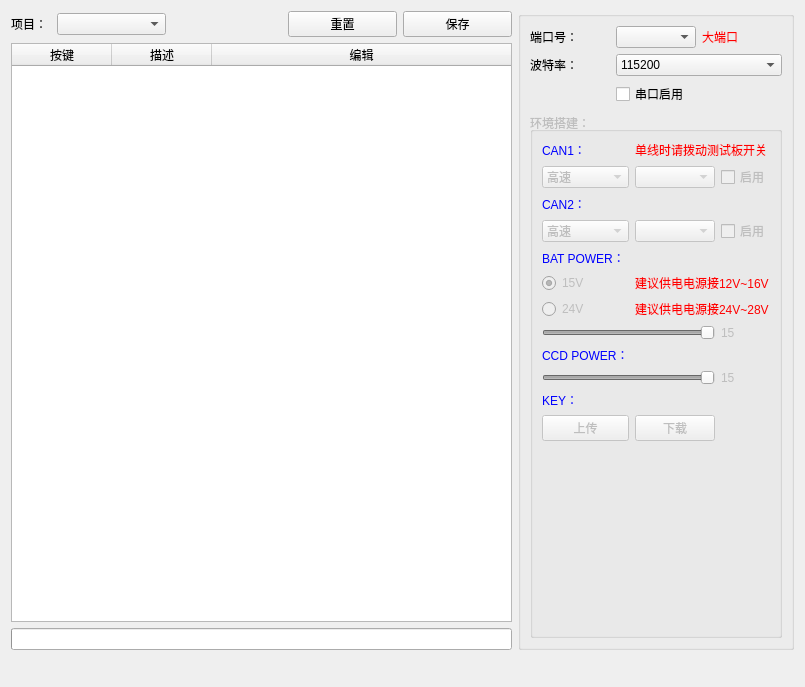
<?xml version="1.0" encoding="UTF-8"?>
<ui version="4.0">
 <class>ResHardware</class>
 <widget class="QDialog" name="ResHardware">
  <property name="geometry">
   <rect>
    <x>0</x>
    <y>0</y>
    <width>805</width>
    <height>687</height>
   </rect>
  </property>
  <property name="windowTitle">
   <string>Dialog</string>
  </property>
  <layout class="QGridLayout" name="gridLayout_4">
   <item row="0" column="0">
    <widget class="QLabel" name="label">
     <property name="maximumSize">
      <size>
       <width>40</width>
       <height>16777215</height>
      </size>
     </property>
     <property name="text">
      <string>项目：</string>
     </property>
    </widget>
   </item>
   <item row="0" column="1">
    <widget class="QComboBox" name="comboBox_itemName">
     <property name="minimumSize">
      <size>
       <width>100</width>
       <height>0</height>
      </size>
     </property>
    </widget>
   </item>
   <item row="4" column="0" colspan="6">
    <widget class="QLabel" name="label_Show">
     <property name="maximumSize">
      <size>
       <width>16777215</width>
       <height>20</height>
      </size>
     </property>
     <property name="text">
      <string/>
     </property>
    </widget>
   </item>
   <item row="0" column="5" rowspan="4">
    <widget class="QGroupBox" name="groupBox">
     <property name="title">
      <string/>
     </property>
     <layout class="QGridLayout" name="gridLayout_3">
      <item row="5" column="0" colspan="3">
       <widget class="QGroupBox" name="groupBoxUARTSEND">
        <property name="enabled">
         <bool>false</bool>
        </property>
        <property name="title">
         <string>环境搭建：</string>
        </property>
        <property name="alignment">
         <set>Qt::AlignLeading|Qt::AlignLeft|Qt::AlignVCenter</set>
        </property>
        <property name="flat">
         <bool>true</bool>
        </property>
        <layout class="QGridLayout" name="gridLayout_2">
         <item row="10" column="2">
          <widget class="QLabel" name="label_ShowCCDVal">
           <property name="enabled">
            <bool>false</bool>
           </property>
           <property name="layoutDirection">
            <enum>Qt::RightToLeft</enum>
           </property>
           <property name="text">
            <string>15</string>
           </property>
          </widget>
         </item>
         <item row="12" column="0">
          <widget class="QPushButton" name="pushButton_inDat">
           <property name="enabled">
            <bool>false</bool>
           </property>
           <property name="toolTip">
            <string>读取小板中当前按键信息，导入到列表中</string>
           </property>
           <property name="text">
            <string>上传</string>
           </property>
          </widget>
         </item>
         <item row="12" column="1">
          <widget class="QPushButton" name="pushButton_outDat">
           <property name="toolTip">
            <string>将按键信息导出到测试小板，同时保存文件中</string>
           </property>
           <property name="text">
            <string>下载</string>
           </property>
          </widget>
         </item>
         <item row="13" column="0">
          <spacer name="verticalSpacer">
           <property name="orientation">
            <enum>Qt::Vertical</enum>
           </property>
           <property name="sizeHint" stdset="0">
            <size>
             <width>20</width>
             <height>40</height>
            </size>
           </property>
          </spacer>
         </item>
         <item row="6" column="0">
          <widget class="QRadioButton" name="radioBtn15V">
           <property name="text">
            <string>15V</string>
           </property>
           <property name="checked">
            <bool>true</bool>
           </property>
          </widget>
         </item>
         <item row="9" column="0">
          <widget class="QLabel" name="label_9">
           <property name="enabled">
            <bool>false</bool>
           </property>
           <property name="styleSheet">
            <string notr="true">color: rgb(0, 0, 255);
font: 75 14pt &quot;Angsana New&quot;;</string>
           </property>
           <property name="text">
            <string>CCD POWER：</string>
           </property>
          </widget>
         </item>
         <item row="0" column="1" colspan="2">
          <widget class="QLabel" name="label_5">
           <property name="styleSheet">
            <string notr="true">color: rgb(255, 0, 0);</string>
           </property>
           <property name="text">
            <string>单线时请拨动测试板开关</string>
           </property>
          </widget>
         </item>
         <item row="1" column="0">
          <widget class="QComboBox" name="comboBoxCAN1Type">
           <item>
            <property name="text">
             <string>高速</string>
            </property>
           </item>
           <item>
            <property name="text">
             <string>单线</string>
            </property>
           </item>
          </widget>
         </item>
         <item row="4" column="2">
          <widget class="QCheckBox" name="checkBoxENCAN2">
           <property name="text">
            <string>启用</string>
           </property>
          </widget>
         </item>
         <item row="4" column="0">
          <widget class="QComboBox" name="comboBoxCAN2Type">
           <item>
            <property name="text">
             <string>高速</string>
            </property>
           </item>
          </widget>
         </item>
         <item row="0" column="0">
          <widget class="QLabel" name="label_2">
           <property name="styleSheet">
            <string notr="true">color: rgb(0, 0, 255);
font: 75 14pt &quot;Angsana New&quot;;</string>
           </property>
           <property name="text">
            <string>CAN1：</string>
           </property>
          </widget>
         </item>
         <item row="1" column="1">
          <widget class="QComboBox" name="comboBoxCAN1Baud"/>
         </item>
         <item row="3" column="0">
          <widget class="QLabel" name="label_7">
           <property name="styleSheet">
            <string notr="true">color: rgb(0, 0, 255);
font: 75 14pt &quot;Angsana New&quot;;</string>
           </property>
           <property name="text">
            <string>CAN2：</string>
           </property>
          </widget>
         </item>
         <item row="4" column="1">
          <widget class="QComboBox" name="comboBoxCAN2Baud"/>
         </item>
         <item row="5" column="0">
          <widget class="QLabel" name="label_8">
           <property name="styleSheet">
            <string notr="true">color: rgb(0, 0, 255);
font: 75 14pt &quot;Angsana New&quot;;</string>
           </property>
           <property name="text">
            <string>BAT POWER：</string>
           </property>
          </widget>
         </item>
         <item row="1" column="2">
          <widget class="QCheckBox" name="checkBoxENCAN1">
           <property name="text">
            <string>启用</string>
           </property>
          </widget>
         </item>
         <item row="8" column="0" colspan="2">
          <widget class="QSlider" name="horizontalSliderBAT">
           <property name="maximum">
            <number>15</number>
           </property>
           <property name="pageStep">
            <number>1</number>
           </property>
           <property name="value">
            <number>15</number>
           </property>
           <property name="orientation">
            <enum>Qt::Horizontal</enum>
           </property>
          </widget>
         </item>
         <item row="8" column="2">
          <widget class="QLabel" name="label_ShowBATVal">
           <property name="layoutDirection">
            <enum>Qt::RightToLeft</enum>
           </property>
           <property name="text">
            <string>15</string>
           </property>
          </widget>
         </item>
         <item row="10" column="0" colspan="2">
          <widget class="QSlider" name="horizontalSliderCCD">
           <property name="enabled">
            <bool>false</bool>
           </property>
           <property name="maximum">
            <number>15</number>
           </property>
           <property name="pageStep">
            <number>1</number>
           </property>
           <property name="value">
            <number>15</number>
           </property>
           <property name="orientation">
            <enum>Qt::Horizontal</enum>
           </property>
          </widget>
         </item>
         <item row="11" column="0">
          <widget class="QLabel" name="label_10">
           <property name="styleSheet">
            <string notr="true">color: rgb(0, 0, 255);
font: 75 14pt &quot;Angsana New&quot;;</string>
           </property>
           <property name="text">
            <string>KEY：</string>
           </property>
          </widget>
         </item>
         <item row="7" column="0">
          <widget class="QRadioButton" name="radioBtn24V">
           <property name="text">
            <string>24V</string>
           </property>
          </widget>
         </item>
         <item row="7" column="1" colspan="2">
          <widget class="QLabel" name="label_11">
           <property name="styleSheet">
            <string notr="true">color: rgb(255, 0, 0);</string>
           </property>
           <property name="text">
            <string>建议供电电源接24V~28V</string>
           </property>
          </widget>
         </item>
         <item row="6" column="1" colspan="2">
          <widget class="QLabel" name="label_12">
           <property name="styleSheet">
            <string notr="true">color: rgb(255, 0, 0);</string>
           </property>
           <property name="text">
            <string>建议供电电源接12V~16V</string>
           </property>
          </widget>
         </item>
        </layout>
       </widget>
      </item>
      <item row="1" column="1">
       <widget class="QComboBox" name="comboBox_COM"/>
      </item>
      <item row="3" column="0">
       <widget class="QLabel" name="label_3">
        <property name="text">
         <string>波特率：</string>
        </property>
       </widget>
      </item>
      <item row="3" column="1" colspan="2">
       <widget class="QComboBox" name="comboBox_BAUD">
        <item>
         <property name="text">
          <string>115200</string>
         </property>
        </item>
        <item>
         <property name="text">
          <string>57600</string>
         </property>
        </item>
        <item>
         <property name="text">
          <string>38400</string>
         </property>
        </item>
        <item>
         <property name="text">
          <string>19200</string>
         </property>
        </item>
        <item>
         <property name="text">
          <string>14400</string>
         </property>
        </item>
        <item>
         <property name="text">
          <string>9600</string>
         </property>
        </item>
        <item>
         <property name="text">
          <string>4800</string>
         </property>
        </item>
       </widget>
      </item>
      <item row="1" column="2">
       <widget class="QLabel" name="label_6">
        <property name="styleSheet">
         <string notr="true">color: rgb(255, 0, 0);</string>
        </property>
        <property name="text">
         <string>大端口</string>
        </property>
       </widget>
      </item>
      <item row="4" column="1" colspan="2">
       <widget class="QCheckBox" name="checkBoxENUart">
        <property name="text">
         <string>串口启用</string>
        </property>
       </widget>
      </item>
      <item row="1" column="0">
       <widget class="QLabel" name="label_4">
        <property name="text">
         <string>端口号：</string>
        </property>
       </widget>
      </item>
     </layout>
    </widget>
   </item>
   <item row="1" column="0" rowspan="2" colspan="5">
    <widget class="QTableWidget" name="tableWidget">
     <property name="editTriggers">
      <set>QAbstractItemView::NoEditTriggers</set>
     </property>
     <attribute name="horizontalHeaderStretchLastSection">
      <bool>true</bool>
     </attribute>
     <column>
      <property name="text">
       <string>按键</string>
      </property>
     </column>
     <column>
      <property name="text">
       <string>描述</string>
      </property>
     </column>
     <column>
      <property name="text">
       <string>编辑</string>
      </property>
     </column>
    </widget>
   </item>
   <item row="3" column="0" colspan="5">
    <widget class="QProgressBar" name="progressBar">
     <property name="value">
      <number>0</number>
     </property>
     <property name="textVisible">
      <bool>false</bool>
     </property>
    </widget>
   </item>
   <item row="0" column="4">
    <widget class="QPushButton" name="pushButtonSave">
     <property name="text">
      <string>保存</string>
     </property>
    </widget>
   </item>
   <item row="0" column="3">
    <widget class="QPushButton" name="pushButton_reset">
     <property name="text">
      <string>重置</string>
     </property>
    </widget>
   </item>
  </layout>
 </widget>
 <resources/>
 <connections/>
</ui>
